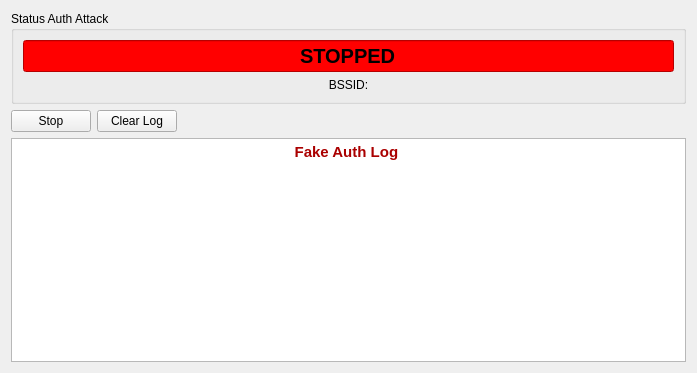
<?xml version="1.0" encoding="UTF-8"?>
<ui version="4.0">
 <class>aireplayAuth</class>
 <widget class="QWidget" name="aireplayAuth">
  <property name="geometry">
   <rect>
    <x>0</x>
    <y>0</y>
    <width>697</width>
    <height>373</height>
   </rect>
  </property>
  <property name="windowTitle">
   <string>Form</string>
  </property>
  <layout class="QGridLayout" name="gridLayout_2">
   <item row="3" column="0" colspan="4">
    <widget class="QTextEdit" name="textEdit">
     <property name="readOnly">
      <bool>true</bool>
     </property>
     <property name="html">
      <string>&lt;!DOCTYPE HTML PUBLIC &quot;-//W3C//DTD HTML 4.0//EN&quot; &quot;http://www.w3.org/TR/REC-html40/strict.dtd&quot;&gt;
&lt;html&gt;&lt;head&gt;&lt;meta name=&quot;qrichtext&quot; content=&quot;1&quot; /&gt;&lt;style type=&quot;text/css&quot;&gt;
p, li { white-space: pre-wrap; }
&lt;/style&gt;&lt;/head&gt;&lt;body style=&quot; font-family:'Sans Serif'; font-size:9pt; font-weight:400; font-style:normal;&quot;&gt;
&lt;table border=&quot;0&quot; style=&quot;-qt-table-type: root; margin-top:4px; margin-bottom:4px; margin-left:4px; margin-right:4px;&quot;&gt;
&lt;tr&gt;
&lt;td style=&quot;border: none;&quot;&gt;
&lt;p align=&quot;center&quot; style=&quot; margin-top:0px; margin-bottom:0px; margin-left:0px; margin-right:0px; -qt-block-indent:0; text-indent:0px;&quot;&gt;&lt;span style=&quot; font-family:'Ubuntu'; font-size:11pt; font-weight:600; color:#aa0000;&quot;&gt;Fake Auth Log &lt;/span&gt;&lt;/p&gt;
&lt;p align=&quot;center&quot; style=&quot;-qt-paragraph-type:empty; margin-top:0px; margin-bottom:0px; margin-left:0px; margin-right:0px; -qt-block-indent:0; text-indent:0px; font-family:'Ubuntu'; font-size:11pt; font-weight:600; color:#aa0000;&quot;&gt;&lt;/p&gt;&lt;/td&gt;&lt;/tr&gt;&lt;/table&gt;&lt;/body&gt;&lt;/html&gt;</string>
     </property>
     <property name="textInteractionFlags">
      <set>Qt::TextBrowserInteraction</set>
     </property>
    </widget>
   </item>
   <item row="0" column="0" rowspan="2" colspan="4">
    <widget class="QGroupBox" name="groupBox_2">
     <property name="sizePolicy">
      <sizepolicy hsizetype="Minimum" vsizetype="Minimum">
       <horstretch>0</horstretch>
       <verstretch>0</verstretch>
      </sizepolicy>
     </property>
     <property name="title">
      <string>Status Auth Attack</string>
     </property>
     <layout class="QGridLayout" name="gridLayout_3">
      <item row="0" column="0">
       <widget class="QLineEdit" name="lineEditStatus">
        <property name="sizePolicy">
         <sizepolicy hsizetype="Expanding" vsizetype="Minimum">
          <horstretch>0</horstretch>
          <verstretch>0</verstretch>
         </sizepolicy>
        </property>
        <property name="font">
         <font>
          <pointsize>15</pointsize>
          <weight>75</weight>
          <bold>true</bold>
         </font>
        </property>
        <property name="styleSheet">
         <string notr="true">background-color: rgb(255, 0, 0);</string>
        </property>
        <property name="text">
         <string>STOPPED</string>
        </property>
        <property name="alignment">
         <set>Qt::AlignCenter</set>
        </property>
        <property name="readOnly">
         <bool>true</bool>
        </property>
       </widget>
      </item>
      <item row="1" column="0">
       <widget class="QLabel" name="labelBSSID">
        <property name="text">
         <string>BSSID:</string>
        </property>
        <property name="alignment">
         <set>Qt::AlignCenter</set>
        </property>
       </widget>
      </item>
     </layout>
    </widget>
   </item>
   <item row="2" column="0">
    <widget class="QPushButton" name="pushButtonStop">
     <property name="sizePolicy">
      <sizepolicy hsizetype="Maximum" vsizetype="Fixed">
       <horstretch>0</horstretch>
       <verstretch>0</verstretch>
      </sizepolicy>
     </property>
     <property name="text">
      <string>Stop</string>
     </property>
     <property name="icon">
      <iconset resource="../icons.qrc">
       <normaloff>:/icons/icons/cnrdelete-all.png</normaloff>:/icons/icons/cnrdelete-all.png</iconset>
     </property>
    </widget>
   </item>
   <item row="2" column="1">
    <widget class="QPushButton" name="pushButtonLog">
     <property name="sizePolicy">
      <sizepolicy hsizetype="Maximum" vsizetype="Maximum">
       <horstretch>0</horstretch>
       <verstretch>0</verstretch>
      </sizepolicy>
     </property>
     <property name="text">
      <string>Clear Log</string>
     </property>
     <property name="icon">
      <iconset resource="../icons.qrc">
       <normaloff>:/icons/icons/CleanUp.png</normaloff>:/icons/icons/CleanUp.png</iconset>
     </property>
    </widget>
   </item>
  </layout>
 </widget>
 <resources>
  <include location="../icons.qrc"/>
 </resources>
 <connections/>
</ui>
